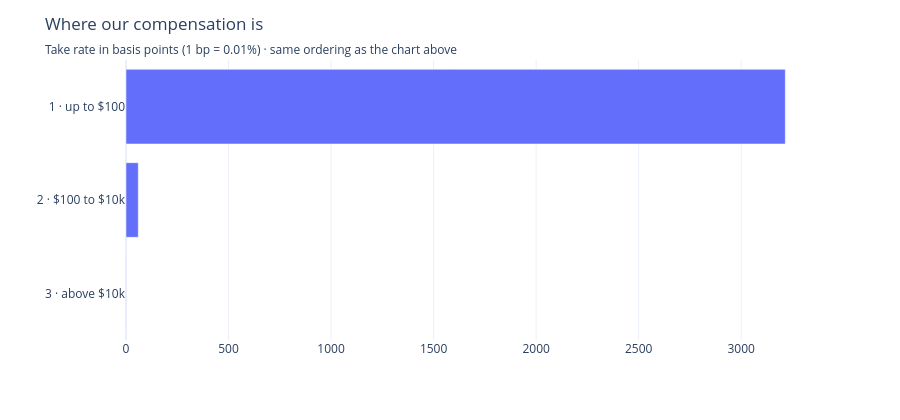

Write notebook code for a chart like this one.
### Code cell
fig = px.bar(bands.assign(take_bp=lambda d: d.take_rate * 10000),
             x="take_bp", y="band", orientation="h",
             labels={"take_bp": "", "band": ""})
fig.update_yaxes(categoryorder="category descending")
fig.update_layout(title=dict(
    text="Where our compensation is",
    subtitle=dict(text="Take rate in basis points (1 bp = 0.01%) · "
                       "same ordering as the chart above")))
fig

### Figure 1 — Plotly figure (JSON) as saved in the notebook; plotly's stock layout.template omitted (floating-point values rounded to 4 significant figures)
{"data": [{"hovertemplate": "=%{y}<extra></extra>", "legendgroup": "", "marker": {"color": "#636efa", "pattern": {"shape": ""}}, "name": "", "orientation": "h", "showlegend": false, "textposition": "auto", "type": "bar", "x": [3215.0, 59.82, 0.8873], "xaxis": "x", "y": ["1 · up to $100", "2 · $100 to $10k", "3 · above $10k"], "yaxis": "y"}], "layout": {"barmode": "relative", "height": 420, "legend": {"tracegroupgap": 0}, "margin": {"t": 60}, "title": {"subtitle": {"text": "Take rate in basis points (1 bp = 0.01%) · same ordering as the chart above"}, "text": "Where our compensation is"}, "xaxis": {"anchor": "y", "domain": [0.0, 1.0], "title": {"text": ""}}, "yaxis": {"anchor": "x", "categoryorder": "category descending", "domain": [0.0, 1.0], "title": {"text": ""}}}}
